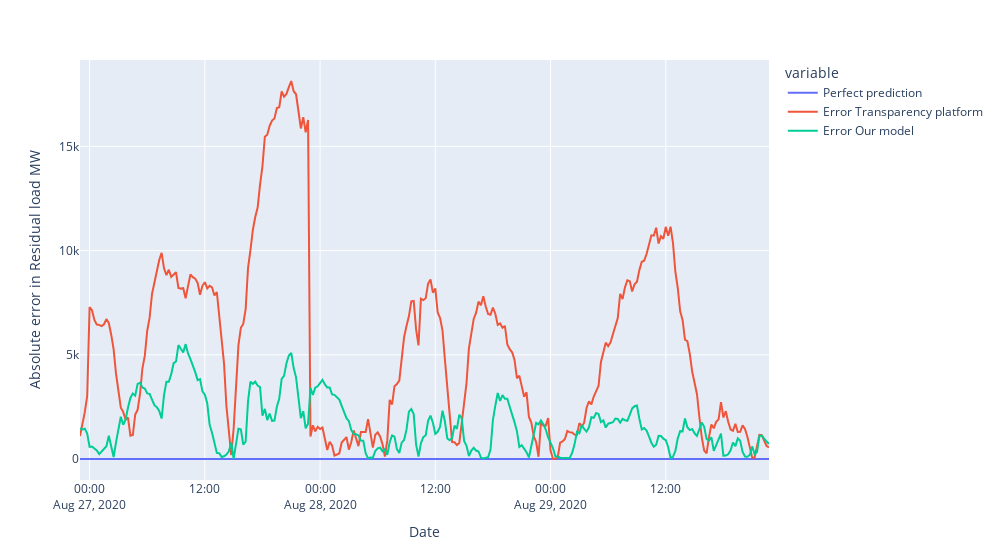

Write notebook code for a chart like this one.
### Code cell
fig = px.line(df_results.loc[96*d:96*(d+3)-1:],x='Date',y=['Perfect prediction','Error Transparency platform','Error Our model'],
       width=1000,)


# fig = px.line(df_results.loc[96*d:96*(d+3)-1:],x='Date',y=['Error Transparency platform', line_color='#ffe476',
#        width=1000)

fig.update_yaxes(title="Absolute error in Residual load MW")#,range=[-3000, 60000])
fig.show()

### Figure 1 — Plotly figure (JSON) as saved in the notebook; plotly's stock layout.template omitted (floating-point values rounded to 4 significant figures; data arrays with more than 128 entries replaced by an {"elided": "..."} marker saying what was removed)
{"data": [{"hovertemplate": "variable=Perfect prediction<br>Date=%{x}<br>value=%{y}<extra></extra>", "legendgroup": "Perfect prediction", "line": {"color": "#636efa", "dash": "solid"}, "mode": "lines", "name": "Perfect prediction", "orientation": "v", "showlegend": true, "type": "scatter", "x": {"elided": "288 str values"}, "xaxis": "x", "y": {"elided": "288 int values"}, "yaxis": "y"}, {"hovertemplate": "variable=Error Transparency platform<br>Date=%{x}<br>value=%{y}<extra></extra>", "legendgroup": "Error Transparency platform", "line": {"color": "#EF553B", "dash": "solid"}, "mode": "lines", "name": "Error Transparency platform", "orientation": "v", "showlegend": true, "type": "scatter", "x": {"elided": "288 str values"}, "xaxis": "x", "y": {"elided": "288 float values"}, "yaxis": "y"}, {"hovertemplate": "variable=Error Our model<br>Date=%{x}<br>value=%{y}<extra></extra>", "legendgroup": "Error Our model", "line": {"color": "#00cc96", "dash": "solid"}, "mode": "lines", "name": "Error Our model", "orientation": "v", "showlegend": true, "type": "scatter", "x": {"elided": "288 str values"}, "xaxis": "x", "y": {"elided": "288 float values"}, "yaxis": "y"}], "layout": {"legend": {"title": {"text": "variable"}, "tracegroupgap": 0}, "margin": {"t": 60}, "width": 1000, "xaxis": {"anchor": "y", "domain": [0, 1], "title": {"text": "Date"}}, "yaxis": {"anchor": "x", "domain": [0, 1], "title": {"text": "Absolute error in Residual load MW"}}}}
